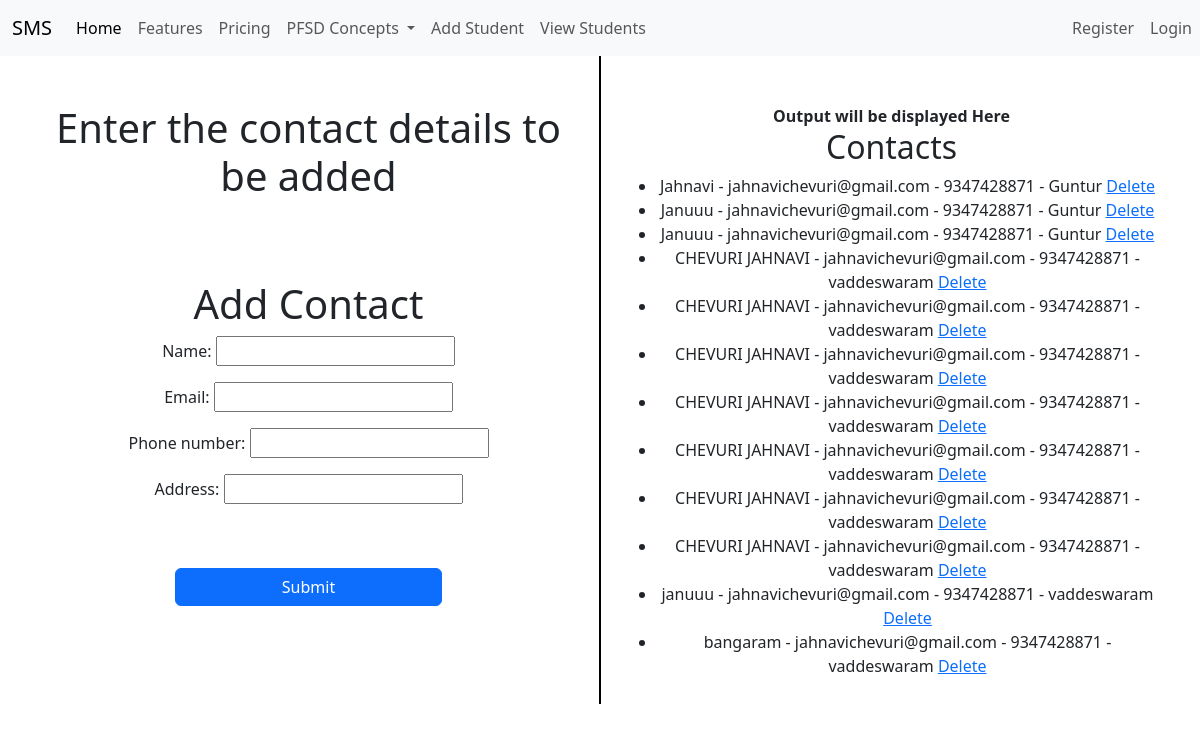
The app's page /add_contact/ with its own data.
### adminapp/models.py (models this page shows, shortened)
class Contact(models.Model):
    name = models.CharField(max_length=200)
    email = models.EmailField()
    phone_number = models.CharField(max_length=15)  # Adjust the max_length as needed
    address = models.CharField(max_length=200)
    created_at = models.DateTimeField(auto_now_add=True)

### adminapp/views.py (the view)
# urls.py: path('add_contact/', views.add_contact, name='add_contact'),
def add_contact(request):
    if request.method == 'POST':
        form = ContactForm(request.POST)
        if form.is_valid():
            contact_instance = form.save(commit=False)
            contact_instance.save()
            user_email = request.user.email
            user_first_name = request.user.first_name
            subject = 'New Contact Added'
            message = (
                f'Hello, {user_first_name},\n\n'
                f'A new contact has been added with the following details:\n'
                f'Name: {contact_instance.name}\n'
                f'Email: {contact_instance.email}\n'
                f'Phone Number: {contact_instance.phone_number}\n'
                f'Address: {contact_instance.address}\n\n'  # Updated to address
                f'Thank you!'
            )
            from_email = 'jahnavichevuri@gmail.com'
            recipient_list = [user_email]
            send_mail(subject, message, from_email, recipient_list)
            return redirect('add_contact')  # Redirect after saving
    else:
        form = ContactForm()
    contacts = Contact.objects.all()
    return render(request, 'adminapp/contact.html', {'form': form, 'contacts': contacts})

### adminapp/forms.py
class ContactForm(forms.ModelForm):
    class Meta:
        model = Contact
        fields = ['name', 'email', 'phone_number', 'address']

### templates/adminapp/contact.html (shortened to what this page needs)
{% extends 'Navbar/Projectnavbar.html' %}
{% load static %}
{% block body %}
<div class="container text-center">
  <div class="row">
    <div class="col">
        <br><br>
        <h1>Enter the contact details to be added</h1>
        <br><br><br>
        <h1>Add Contact</h1>
        <form method="post" action="{% url 'add_contact' %}">{% csrf_token %}
            {{ form.as_p }}
            <br><br>
            <div class="d-grid gap-2 col-6 mx-auto">
                <button class="btn btn-primary" type="submit">Submit</button>
            </div>
        </form>
    </div>
      <br><br><br><br><br><br><br><br><br><br><br><br><br><br><br><br>
      <br><br><br><br><br><br><br><br><br><br><br>
       <div class="col-auto d-flex align-items-center">
      <div style="border-left: 2px solid black; height: 100%;"></div>
    </div>
    <div class="col">
        <br><br>
        <strong>Output will be displayed Here</strong>
        <h2>Contacts</h2>
        <ul>
            {% for contact in contacts %}
                <li>
                    {{ contact.name }} - {{ contact.email }} - {{ contact.phone_number }} - {{ contact.address }}
                    <a href="{% url 'delete_contact' contact.pk %}">Delete</a>
                </li>
            {% endfor %}
        </ul>
    </div>
  </div>
</div>
{% endblock %}

### records on screen
Contact: name "Jahnavi", email "jahnavichevuri@gmail.com", phone_number "9347428871", address "Guntur"
Contact: name "Januuu", email "jahnavichevuri@gmail.com", phone_number "9347428871", address "Guntur"
Contact: name "Januuu", email "jahnavichevuri@gmail.com", phone_number "9347428871", address "Guntur"
Contact: name "CHEVURI JAHNAVI", email "jahnavichevuri@gmail.com", phone_number "9347428871", address "vaddeswaram"
Contact: name "CHEVURI JAHNAVI", email "jahnavichevuri@gmail.com", phone_number "9347428871", address "vaddeswaram"
Contact: name "CHEVURI JAHNAVI", email "jahnavichevuri@gmail.com", phone_number "9347428871", address "vaddeswaram"
Contact: name "CHEVURI JAHNAVI", email "jahnavichevuri@gmail.com", phone_number "9347428871", address "vaddeswaram"
Contact: name "CHEVURI JAHNAVI", email "jahnavichevuri@gmail.com", phone_number "9347428871", address "vaddeswaram"
Contact: name "CHEVURI JAHNAVI", email "jahnavichevuri@gmail.com", phone_number "9347428871", address "vaddeswaram"
Contact: name "CHEVURI JAHNAVI", email "jahnavichevuri@gmail.com", phone_number "9347428871", address "vaddeswaram"
Contact: name "januuu", email "jahnavichevuri@gmail.com", phone_number "9347428871", address "vaddeswaram"
Contact: name "bangaram", email "jahnavichevuri@gmail.com", phone_number "9347428871", address "vaddeswaram"
